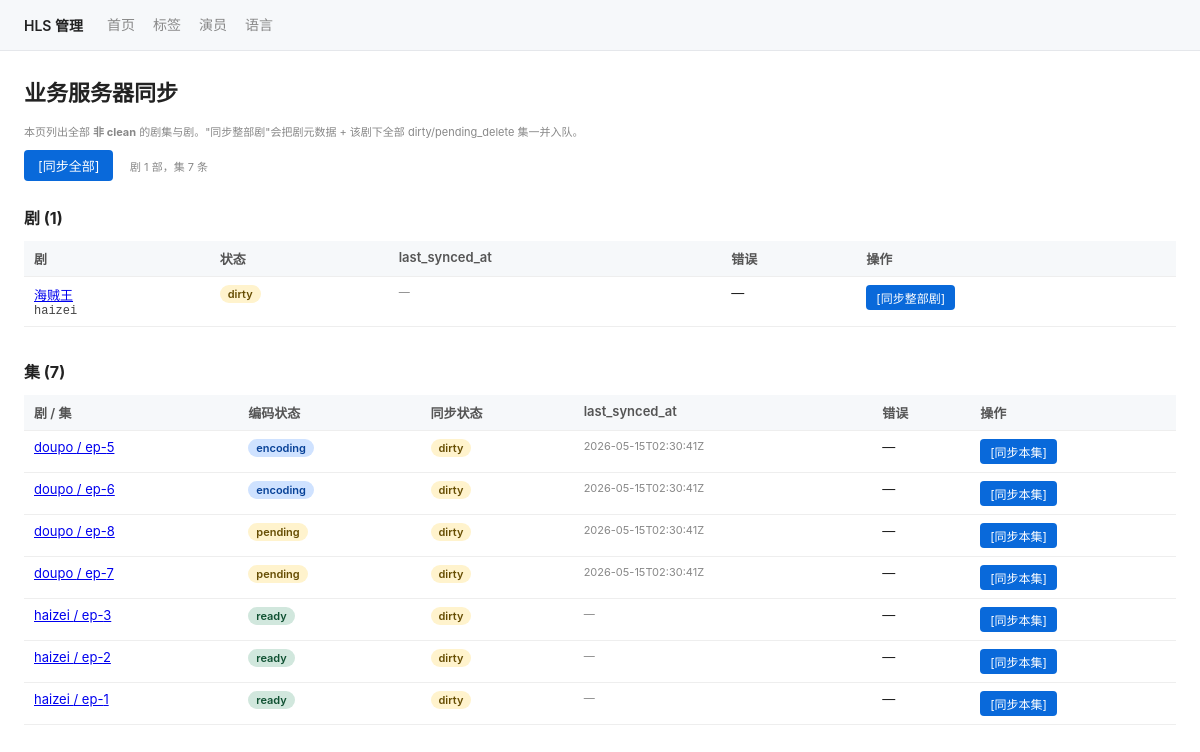
The app's page /admin/sync, older data.
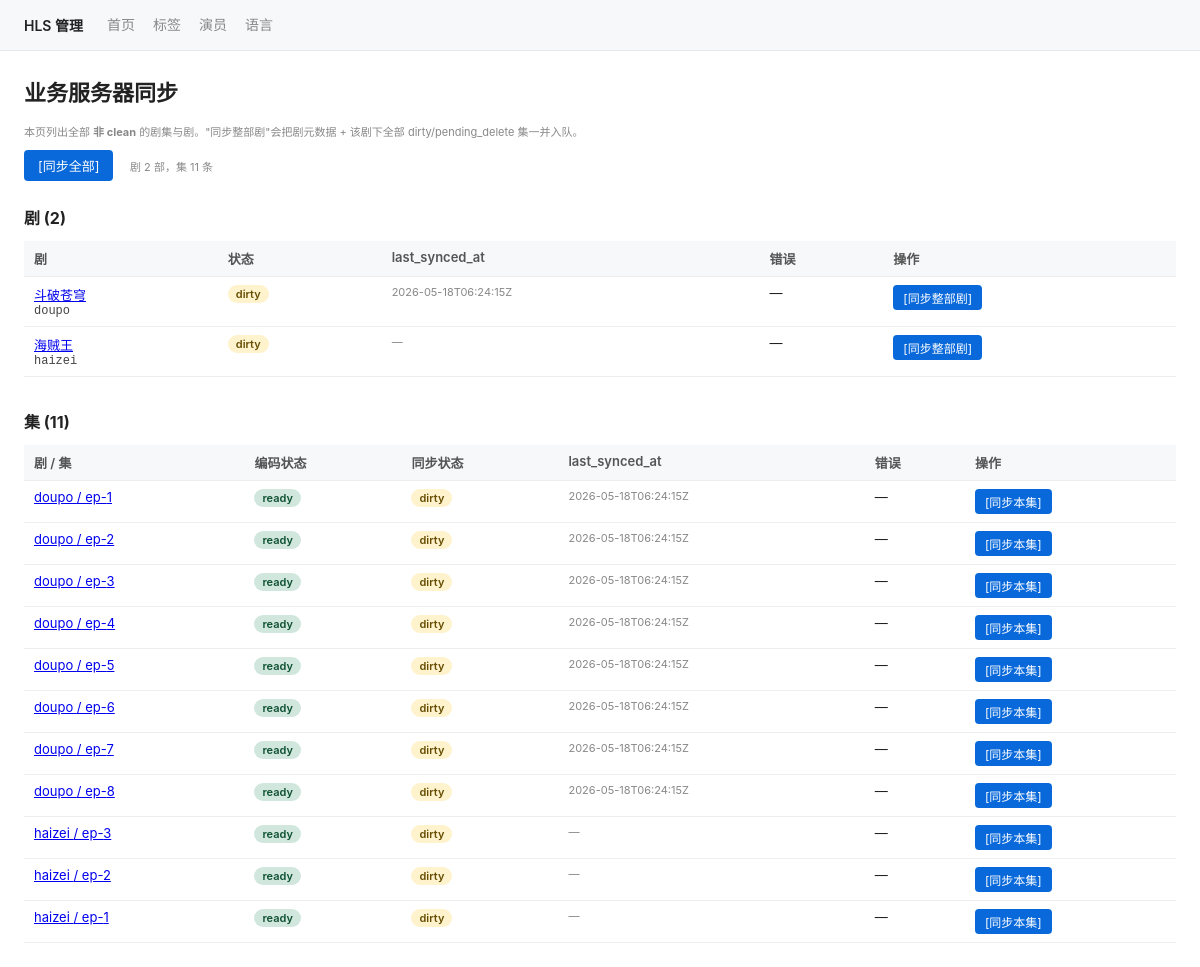
The same page, newer data.
### tables this page shows
CREATE TABLE dramas (
  slug             TEXT    PRIMARY KEY,
  default_lang     TEXT    NOT NULL,
  -- business-server-sync (step 6): drama-level sync state machine.
  -- Values: 'dirty' / 'syncing' / 'clean' / 'sync_failed' / 'pending_delete'.
  -- A fresh drama starts 'dirty'. Library cascades flip to 'dirty' (skipping
  -- 'pending_delete'). The sync worker is the only writer of 'syncing' /
  -- 'clean' / 'sync_failed' transitions.
  sync_status      TEXT    NOT NULL DEFAULT 'dirty',
  sync_error       TEXT,
  last_synced_at   TEXT,
  created_at       TEXT    NOT NULL,
  updated_at       TEXT    NOT NULL, free_episodes INTEGER NOT NULL DEFAULT 3,
  FOREIGN KEY (default_lang) REFERENCES languages(code) ON DELETE RESTRICT
);

CREATE TABLE episodes (
  id               INTEGER PRIMARY KEY AUTOINCREMENT,
  drama_slug       TEXT    NOT NULL,
  ep_number        INTEGER NOT NULL,
  episode_id       TEXT    NOT NULL UNIQUE,
  status           TEXT    NOT NULL,
  duration_ms      INTEGER,
  play_url         TEXT,
  key_uri          TEXT,
  key_b64          TEXT,
  iv_hex           TEXT,
  cover_url        TEXT,
  width            INTEGER,
  height           INTEGER,
  source_filename  TEXT,
  error_message    TEXT,
  -- business-server-sync (step 6): episode-level sync state machine. Mirrors
  -- the dramas columns above. Independent from the drama row's sync_status.
  sync_status      TEXT    NOT NULL DEFAULT 'dirty',
  sync_error       TEXT,
  last_synced_at   TEXT,
  created_at       TEXT    NOT NULL,
  updated_at       TEXT    NOT NULL, progress TEXT, source_path TEXT,
  UNIQUE(drama_slug, ep_number),
  FOREIGN KEY (drama_slug) REFERENCES dramas(slug) ON DELETE RESTRICT
);

### app/routers/sync.py (the view)
@router.get("/admin/sync", response_class=HTMLResponse)
async def sync_overview(request: Request) -> HTMLResponse:
    dramas = db.list_dramas_needing_sync()
    episodes = db.list_episodes_needing_sync_all()
    return _TEMPLATES.TemplateResponse(
        request,
        "sync.html",
        {
            "dramas": dramas,
            "episodes": episodes,
            "sync_enabled": bool(settings.business_sync_base_url),
            "nav_active": "sync",
        },
    )

### app/templates/sync.html (shortened to what this page needs)
{% extends "_base.html" %}
{% block content %}
<h1>业务服务器同步</h1>
<p class="meta">
  本页列出全部 <strong>非 clean</strong> 的剧集与剧。"同步整部剧"会把剧元数据 + 该剧下全部 dirty/pending_delete 集一并入队。
</p>
<div style="margin-bottom: 16px;">
  <button id="btn-sync-all" class="btn btn-primary" {% if not sync_enabled or (dramas|length == 0 and episodes|length == 0) %}disabled{% endif %}>
    [同步全部]
  </button>
  <span class="meta" style="margin-left: 12px;">
    剧 {{ dramas|length }} 部，集 {{ episodes|length }} 条
  </span>
</div>
<h2>剧 ({{ dramas|length }})</h2>
{% if dramas %}
<table>
  <thead>
    <tr>
      <th>剧</th>
      <th>状态</th>
      <th>last_synced_at</th>
      <th>错误</th>
      <th class="actions-col">操作</th>
    </tr>
  </thead>
  <tbody>
    {% for d in dramas %}
    <tr data-slug="{{ d.slug }}">
      <td>
        <a href="/admin/dramas/{{ d.slug }}">{{ d.name or d.slug }}</a>
        <div class="meta mono">{{ d.slug }}</div>
      </td>
      <td><span class="sync-badge {{ d.sync_status }}">{{ d.sync_status }}</span></td>
      <td class="meta">{{ d.last_synced_at or '—' }}</td>
      <td>
        {% if d.sync_error %}
          <details class="error">
            <summary class="meta">查看错误</summary>
            <pre>{{ d.sync_error }}</pre>
          </details>
        {% else %}—{% endif %}
      </td>
      <td class="actions-col">
        <button class="btn btn-sm btn-primary btn-sync-drama" data-slug="{{ d.slug }}" {% if not sync_enabled %}disabled{% endif %}>
          [同步整部剧]
        </button>
      </td>
    </tr>
    {% endfor %}
  </tbody>
</table>
{% else %}
<p class="meta">所有剧均为 clean。</p>
{% endif %}
<h2 style="margin-top: 32px;">集 ({{ episodes|length }})</h2>
{% if episodes %}
<table>
  <thead>
    <tr>
      <th>剧 / 集</th>
      <th>编码状态</th>
      <th>同步状态</th>
      <th>last_synced_at</th>
      <th>错误</th>
      <th class="actions-col">操作</th>
    </tr>
  </thead>
  <tbody>
    {% for e in episodes %}
    <tr data-slug="{{ e.drama_slug }}" data-ep="{{ e.ep_number }}">
      <td>
        <a href="/admin/dramas/{{ e.drama_slug }}/episodes/{{ e.ep_number }}">
          {{ e.drama_slug }} / ep-{{ e.ep_number }}
        </a>
      </td>
      <td><span class="badge {{ e.status }}">{{ e.status }}</span></td>
      <td><span class="sync-badge {{ e.sync_status }}">{{ e.sync_status }}</span></td>
      <td class="meta">{{ e.last_synced_at or '—' }}</td>
      <td>
        {% if e.sync_error %}
          <details class="error">
            <summary class="meta">查看错误</summary>
            <pre>{{ e.sync_error }}</pre>
          </details>
        {% else %}—{% endif %}
      </td>
      <td class="actions-col">
        <button class="btn btn-sm btn-primary btn-sync-ep" data-slug="{{ e.drama_slug }}" data-ep="{{ e.ep_number }}" {% if not sync_enabled %}disabled{% endif %}>
          [同步本集]
        </button>
      </td>
    </tr>
    {% endfor %}
  </tbody>
</table>
{% else %}
<p class="meta">所有集均为 clean。</p>
{% endif %}
{% endblock %}

### app/templates/_base.html (shortened to what this page needs)
<!DOCTYPE html>
<html lang="zh-CN">
<head>
    <link rel="stylesheet" href="/static/admin.css">
</head>
<body>
{% set nav_active = nav_active|default('') %}
<nav class="topnav">
    <span class="brand">HLS 管理</span>
    <a href="/admin"           class="{{ 'active' if nav_active == 'home' }}">首页</a>
    <a href="/admin/tags"      class="{{ 'active' if nav_active == 'tags' }}">标签</a>
    <a href="/admin/actors"    class="{{ 'active' if nav_active == 'actors' }}">演员</a>
    <a href="/admin/languages" class="{{ 'active' if nav_active == 'languages' }}">语言</a>
</nav>
<main>
{% block content %}{% endblock %}
</main>
</body>
</html>

### app/static/admin.css (style rules this page uses)
:root { --bg: #ffffff; --bg-alt: #f6f8fa; --bg-strip: #e9ecef; --fg: #222; --fg-meta: #888; --fg-mono: #444; --accent: #0969da; --success: #1f883d; --danger: #d73a49; --warning-bg: #fff3cd; --warning-fg: #664d03; --info-bg: #cfe2ff; --info-fg: #084298; --ready-bg: #d1e7dd; --ready-fg: #0f5132; --error-bg: #f8d7da; --error-fg: #842029; --border: #e5e7eb; }
* { box-sizing: border-box; }
body { font-family: -apple-system, "PingFang SC", "Helvetica Neue", sans-serif; margin: 0; color: var(--fg); background: var(--bg); }
main { padding: 24px; max-width: 1200px; margin: 0 auto; }
h1 { margin: 0 0 16px; font-size: 22px; }
h2 { margin: 24px 0 12px; font-size: 16px; }
nav.topnav { display: flex; align-items: center; padding: 10px 24px; background: var(--bg-alt); border-bottom: 1px solid var(--border); font-size: 14px; }
nav.topnav .brand { font-weight: 600; margin-right: 24px; }
nav.topnav a { color: var(--fg-meta); text-decoration: none; margin-right: 18px; padding: 4px 0; border-bottom: 2px solid transparent; }
button, .btn { padding: 6px 14px; border: 0; border-radius: 4px; font-size: 13px; cursor: pointer; font-family: inherit; color: white; background: var(--accent); }
.btn-primary { background: var(--accent); }
.btn-sm { padding: 4px 10px; font-size: 12px; }
table { width: 100%; border-collapse: collapse; font-size: 13px; }
table th, table td { padding: 8px 10px; border-bottom: 1px solid #eee; text-align: left; vertical-align: top; }
table th { background: var(--bg-alt); font-weight: 600; color: #555; }
.badge { display: inline-block; padding: 2px 8px; border-radius: 10px; font-size: 11px; font-weight: 600; }
.badge.ready { background: var(--ready-bg); color: var(--ready-fg); }
.sync-badge { display: inline-block; padding: 2px 8px; border-radius: 10px; font-size: 11px; font-weight: 600; }
.sync-badge.dirty { background: var(--warning-bg); color: var(--warning-fg); }
.meta { color: var(--fg-meta); font-size: 11px; }
.mono { font-family: ui-monospace, Menlo, monospace; font-size: 12px; color: var(--fg-mono); }
.actions-col { white-space: nowrap; }

Row changes from the older to the newer data that the page shows:
now on this page (row edited): dramas: name "斗破苍穹", slug "doupo", sync_status "dirty", last_synced_at "2026-05-18T06:24:15Z"
now on this page (row edited): episodes: drama_slug "doupo", ep_number "1", status "ready", sync_status "dirty", last_synced_at "2026-05-18T06:24:15Z"
now on this page (row edited): episodes: drama_slug "doupo", ep_number "2", status "ready", sync_status "dirty", last_synced_at "2026-05-18T06:24:15Z"
now on this page (row edited): episodes: drama_slug "doupo", ep_number "3", status "ready", sync_status "dirty", last_synced_at "2026-05-18T06:24:15Z"
now on this page (row edited): episodes: drama_slug "doupo", ep_number "4", status "ready", sync_status "dirty", last_synced_at "2026-05-18T06:24:15Z"
changed episodes (number 5 of 11 on the later page): status "encoding" → "ready"; last_synced_at "2026-05-15T02:30:41Z" → "2026-05-18T06:24:15Z"
changed episodes (number 6 of 11 on the later page): status "encoding" → "ready"; last_synced_at "2026-05-15T02:30:41Z" → "2026-05-18T06:24:15Z"
changed episodes (number 7 of 11 on the later page): status "pending" → "ready"; last_synced_at "2026-05-15T02:30:41Z" → "2026-05-18T06:24:15Z"; moves up the list
changed episodes (number 8 of 11 on the later page): status "pending" → "ready"; last_synced_at "2026-05-15T02:30:41Z" → "2026-05-18T06:24:15Z"
Text that changed along with them:
{{ dramas|length }}: "1" → "2"
{{ episodes|length }}: "7" → "11"
